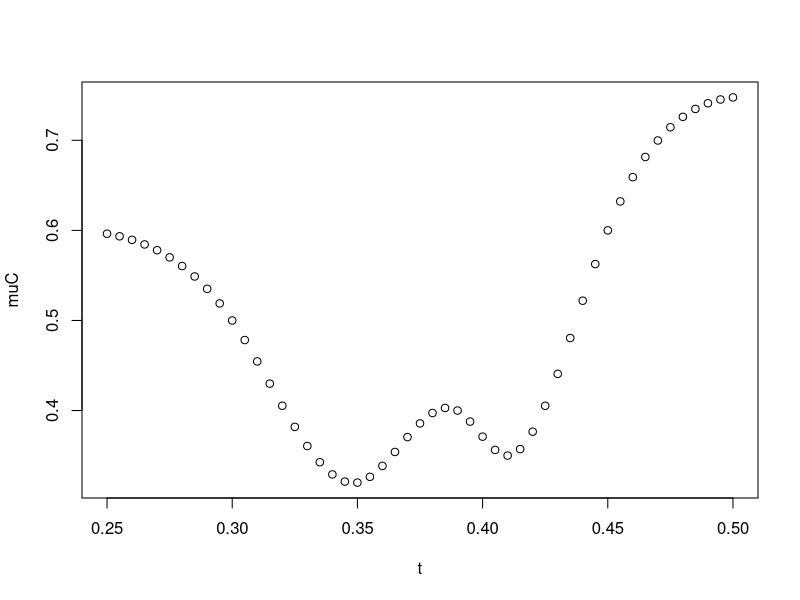

This chart was generated by the following R code:
# ------ Task 2a) -------

# Starting variables
N <- 51
mu <- 0.5
sigma <- 0.5^2
phi <- 15

# Correlation
corr <- function(t1, t2) {
    (1 + phi*abs(t1-t2)) * exp(-phi*abs(t1-t2))
}

# Setting the grid
t <- seq(0.25, 0.5, length.out = N)

# Data points with time and value
tB <- c(0.30, 0.35, 0.39, 0.41, 0.45)
val <- c(0.50, 0.32, 0.40, 0.35, 0.60)


# Building distance matrices
HA <- abs(matrix(t, N, N) - matrix(t, N, N, TRUE))
HB <- abs(matrix(tB, length(tB), length(tB)) - matrix(tB, length(tB), length(tB), TRUE))
HAB <- abs( matrix(t, N, length(tB)) - matrix(tB, N, length(tB), TRUE) )

# Building covariance matrices
sigmaA = sigma*(1+phi*HA) * exp(-phi*HA)
sigmaB = sigma*(1+phi*HB) * exp(-phi*HB)
sigmaAB = sigma*(1+phi*HAB) * exp(-phi*HAB)


# Finding conditional mean
muC = rep(mu, N) + sigmaAB %*% solve(sigmaB) %*% (val - rep(mu, length(val)))

plot(t, muC)
